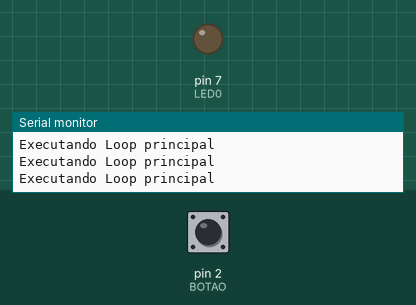
Recording of a sketch running on a simulated Arduino Uno, built with avr-gcc and run on an emulated ATmega328P. Shown: output pins drawn as LEDs (lit = HIGH), the last lines printed to the serial monitor. The inputs (shaded band) are chosen by the test bench; at power-on: pin 2 (BOTAO) HIGH.

Above: at 1.2 s.
1.3 s: pin 2 (BOTAO) pulled LOW for 0.15 s
At 2.0 s:
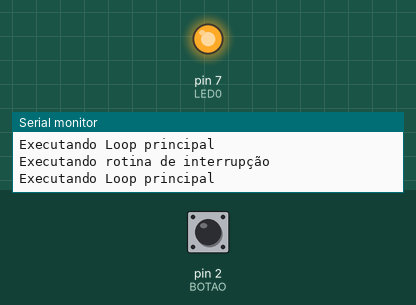
2.9 s: pin 2 (BOTAO) pulled LOW for 1 s
At 4.5 s:
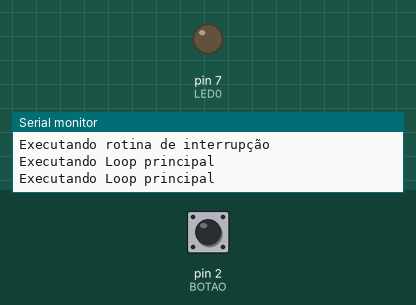
5.4 s: pin 2 (BOTAO) pulled LOW for 3.2 s
At 9.3 s:
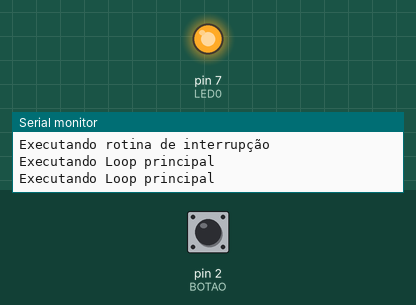
Timing chart, 0 to 10.8 s (numbered marks = the images above; inputs shaded):
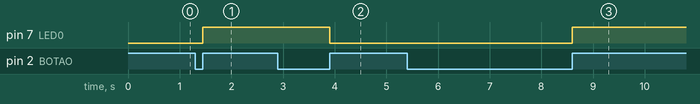

The sketch:

exemplo_interrupcao.ino
```cpp
#define LED0 7
#define BOTAO 2

int contagem = 0;

void setup() {
  pinMode(LED0, OUTPUT);
  pinMode(BOTAO, INPUT_PULLUP);
  Serial.begin(9600);
  attachInterrupt(digitalPinToInterrupt(BOTAO),botao_pressionado,FALLING);

}

void loop() {
  Serial.println("Executando Loop principal");
  delay(500);
}

void botao_pressionado(){
  Serial.println("Executando rotina de interrupção");
  if (!digitalRead(BOTAO)){
    delay(50);
    while(!digitalRead(BOTAO)){}
    delay(50);
    contagem++;
    digitalWrite(LED0, !digitalRead(LED0));

  }
}
```

Measured:
- after the input at 1.3 s, pin 7 (LED0): LOW → HIGH after 0.15 s
- after the input at 2.9 s, pin 7 (LED0): HIGH → LOW after 1.0 s
- after the input at 5.4 s, pin 7 (LED0): LOW → HIGH after 3.2 s
